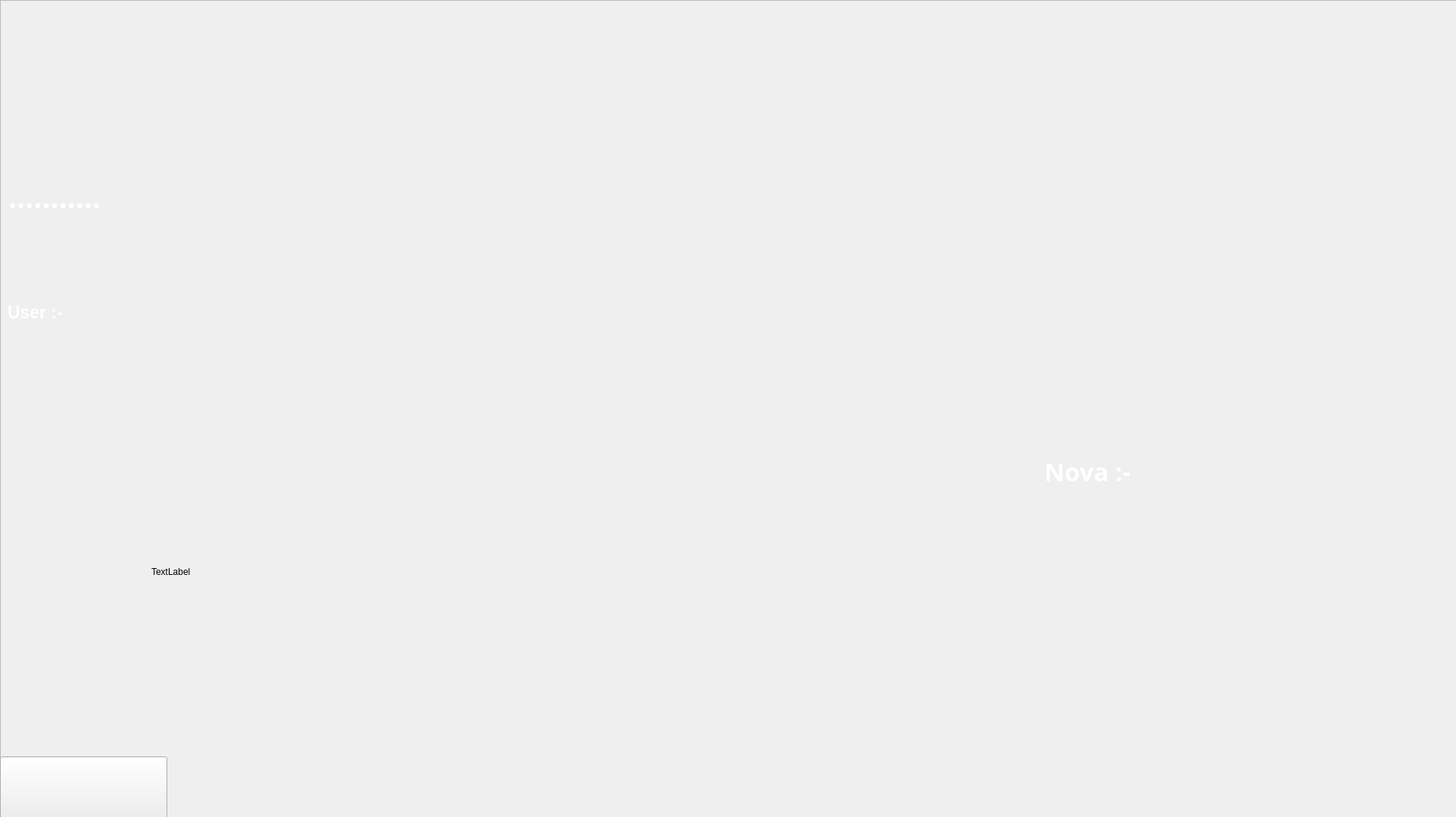
<?xml version="1.0" encoding="UTF-8"?>
<ui version="4.0">
 <class>MainWindow</class>
 <widget class="QMainWindow" name="MainWindow">
  <property name="geometry">
   <rect>
    <x>0</x>
    <y>0</y>
    <width>1924</width>
    <height>1080</height>
   </rect>
  </property>
  <property name="windowTitle">
   <string>MainWindow</string>
  </property>
  <widget class="QWidget" name="centralwidget">
   <widget class="QFrame" name="frame">
    <property name="geometry">
     <rect>
      <x>0</x>
      <y>0</y>
      <width>1981</width>
      <height>1081</height>
     </rect>
    </property>
    <property name="frameShape">
     <enum>QFrame::StyledPanel</enum>
    </property>
    <property name="frameShadow">
     <enum>QFrame::Raised</enum>
    </property>
    <widget class="QLabel" name="backgroundL">
     <property name="geometry">
      <rect>
       <x>0</x>
       <y>0</y>
       <width>1980</width>
       <height>1080</height>
      </rect>
     </property>
     <property name="sizePolicy">
      <sizepolicy hsizetype="Preferred" vsizetype="Expanding">
       <horstretch>0</horstretch>
       <verstretch>0</verstretch>
      </sizepolicy>
     </property>
     <property name="text">
      <string/>
     </property>
     <property name="pixmap">
      <pixmap resource="res.qrc">:/bg/img/images.jpg</pixmap>
     </property>
     <property name="scaledContents">
      <bool>true</bool>
     </property>
    </widget>
    <widget class="QLabel" name="lowerL">
     <property name="geometry">
      <rect>
       <x>0</x>
       <y>770</y>
       <width>1921</width>
       <height>311</height>
      </rect>
     </property>
     <property name="text">
      <string/>
     </property>
     <property name="pixmap">
      <pixmap resource="res.qrc">:/bg/img/floor .gif</pixmap>
     </property>
     <property name="scaledContents">
      <bool>true</bool>
     </property>
    </widget>
    <widget class="QLabel" name="upperL">
     <property name="geometry">
      <rect>
       <x>0</x>
       <y>0</y>
       <width>1381</width>
       <height>211</height>
      </rect>
     </property>
     <property name="text">
      <string/>
     </property>
     <property name="pixmap">
      <pixmap resource="res.qrc">:/img/img/init.gif</pixmap>
     </property>
     <property name="scaledContents">
      <bool>true</bool>
     </property>
    </widget>
    <widget class="QLabel" name="statusL">
     <property name="geometry">
      <rect>
       <x>0</x>
       <y>210</y>
       <width>491</width>
       <height>101</height>
      </rect>
     </property>
     <property name="font">
      <font>
       <family>Yu Gothic UI</family>
       <pointsize>30</pointsize>
       <weight>75</weight>
       <bold>true</bold>
      </font>
     </property>
     <property name="styleSheet">
      <string notr="true">color: rgb(255, 255, 255);</string>
     </property>
     <property name="text">
      <string> ...........</string>
     </property>
    </widget>
    <widget class="QLabel" name="botL">
     <property name="geometry">
      <rect>
       <x>1390</x>
       <y>0</y>
       <width>531</width>
       <height>591</height>
      </rect>
     </property>
     <property name="text">
      <string/>
     </property>
     <property name="pixmap">
      <pixmap resource="res.qrc">:/bg/img/bot.gif</pixmap>
     </property>
     <property name="scaledContents">
      <bool>true</bool>
     </property>
    </widget>
    <widget class="QPushButton" name="exitB">
     <property name="geometry">
      <rect>
       <x>0</x>
       <y>1000</y>
       <width>221</width>
       <height>81</height>
      </rect>
     </property>
     <property name="styleSheet">
      <string notr="true">background-image: url(:/bg/img/exit - Copy.png);</string>
     </property>
     <property name="text">
      <string/>
     </property>
    </widget>
    <widget class="QLabel" name="novaL">
     <property name="geometry">
      <rect>
       <x>1380</x>
       <y>600</y>
       <width>541</width>
       <height>451</height>
      </rect>
     </property>
     <property name="font">
      <font>
       <family>HP Simplified Hans</family>
       <pointsize>25</pointsize>
       <weight>75</weight>
       <italic>false</italic>
       <bold>true</bold>
      </font>
     </property>
     <property name="styleSheet">
      <string notr="true">color: rgb(255, 255, 255);</string>
     </property>
     <property name="text">
      <string>Nova :- </string>
     </property>
     <property name="scaledContents">
      <bool>true</bool>
     </property>
     <property name="alignment">
      <set>Qt::AlignLeading|Qt::AlignLeft|Qt::AlignTop</set>
     </property>
     <property name="wordWrap">
      <bool>true</bool>
     </property>
    </widget>
    <widget class="QLabel" name="bgL">
     <property name="geometry">
      <rect>
       <x>0</x>
       <y>0</y>
       <width>1921</width>
       <height>771</height>
      </rect>
     </property>
     <property name="text">
      <string/>
     </property>
     <property name="pixmap">
      <pixmap resource="res.qrc">:/bg/img/animation.gif</pixmap>
     </property>
     <property name="scaledContents">
      <bool>true</bool>
     </property>
    </widget>
    <widget class="QLabel" name="label">
     <property name="geometry">
      <rect>
       <x>200</x>
       <y>690</y>
       <width>201</width>
       <height>131</height>
      </rect>
     </property>
     <property name="text">
      <string>TextLabel</string>
     </property>
    </widget>
    <widget class="QLabel" name="userL">
     <property name="geometry">
      <rect>
       <x>10</x>
       <y>400</y>
       <width>621</width>
       <height>201</height>
      </rect>
     </property>
     <property name="font">
      <font>
       <pointsize>17</pointsize>
       <weight>75</weight>
       <bold>true</bold>
      </font>
     </property>
     <property name="styleSheet">
      <string notr="true">
color: rgb(255, 255, 255);</string>
     </property>
     <property name="text">
      <string>User :-</string>
     </property>
     <property name="alignment">
      <set>Qt::AlignLeading|Qt::AlignLeft|Qt::AlignTop</set>
     </property>
     <property name="wordWrap">
      <bool>true</bool>
     </property>
    </widget>
    <zorder>backgroundL</zorder>
    <zorder>lowerL</zorder>
    <zorder>bgL</zorder>
    <zorder>upperL</zorder>
    <zorder>statusL</zorder>
    <zorder>novaL</zorder>
    <zorder>exitB</zorder>
    <zorder>botL</zorder>
    <zorder>label</zorder>
    <zorder>userL</zorder>
   </widget>
  </widget>
 </widget>
 <resources>
  <include location="res.qrc"/>
 </resources>
 <connections/>
</ui>
